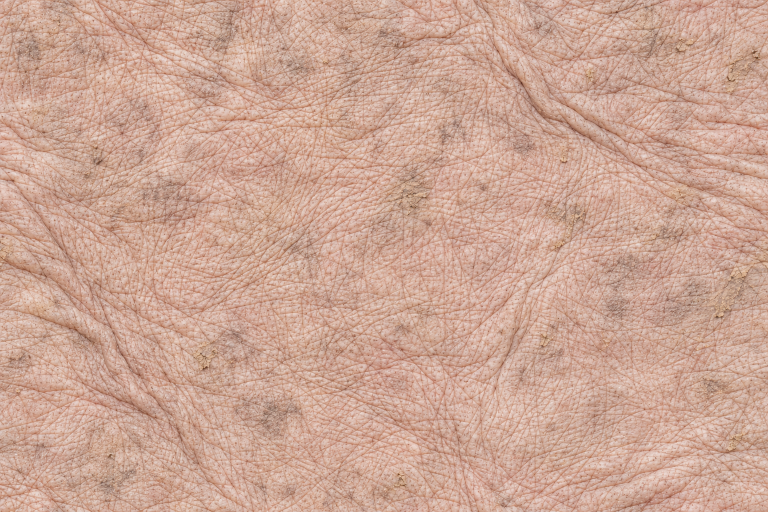
#> input picture assets-src/eye/drinker/hide-take1.png, 1536 x 1024 px, found by its file name (shown at 1/2 size)
$ python build_hide.py
#> lines starting #> are read from the running program, lines starting #| are printed output that depends on the picture
# The hide sheet of the drinkers: a square of the generated picture made to repeat, its colour, and its relief taken from its own light and dark.
# Run from the repo root: python assets-src/eye/drinker/build_hide.py
import numpy as np
from PIL import Image
from scipy import ndimage

src = np.asarray(Image.open('assets-src/eye/drinker/hide-take1.png').convert('RGB')).astype(np.float32) / 255
N = 1024
a = src[:N, 200:200 + N]
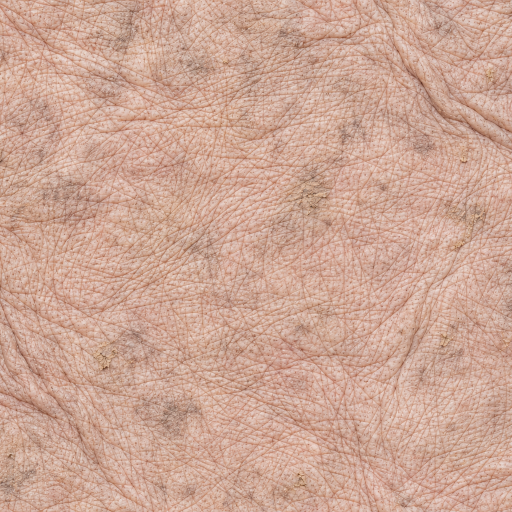
#> a: shape (1024, 1024, 3) float32 (shown at 1/2 size); mean R, G, B 0.802, 0.653, 0.587
# The broad shading of the photograph is taken out, so no tile shows as a tile.
low = ndimage.gaussian_filter(a, (90, 90, 0), mode='reflect')
a = a - low + low.mean(axis=(0, 1))
# It repeats: the picture and itself moved by half, each strongest where the other has its seam.
u = np.abs(np.linspace(-1, 1, N, endpoint=False))
w = np.clip((np.maximum(u[:, None], u[None, :]) - 0.45) / 0.4, 0, 1)
w = (w * w * (3 - 2 * w))[..., None]
b = np.roll(a, (N // 2, N // 2), axis=(0, 1))
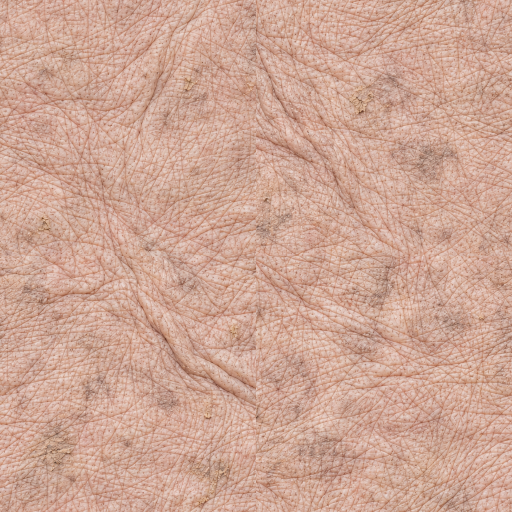
#> b: shape (1024, 1024, 3) float32 (shown at 1/2 size); mean R, G, B 0.809, 0.653, 0.588
mean = a.mean(axis=(0, 1))
#> mean = [0.809, 0.653, 0.588]
out = mean + ((a - mean) * (1 - w) + (b - mean) * w) / np.sqrt((1 - w) ** 2 + w ** 2)
out = np.clip(out, 0, 1)
# The relief: creases are dark in an evenly lit picture of skin. It rides in the fourth channel of the one sheet.
lum = out @ np.array([0.3, 0.5, 0.2], dtype=np.float32)
pad = np.pad(lum, N // 4, mode='wrap')
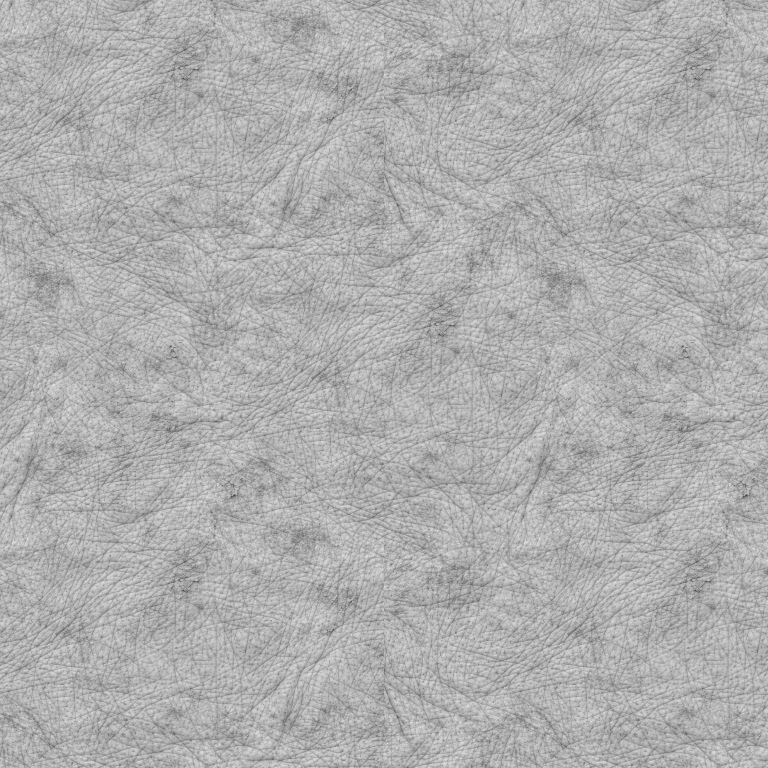
#> pad: shape (1536, 1536) float64 (shown at 1/2 size); min 0.229, max 0.922, mean 0.687
high = (pad - ndimage.gaussian_filter(pad, 10))[N // 4:-N // 4, N // 4:-N // 4]
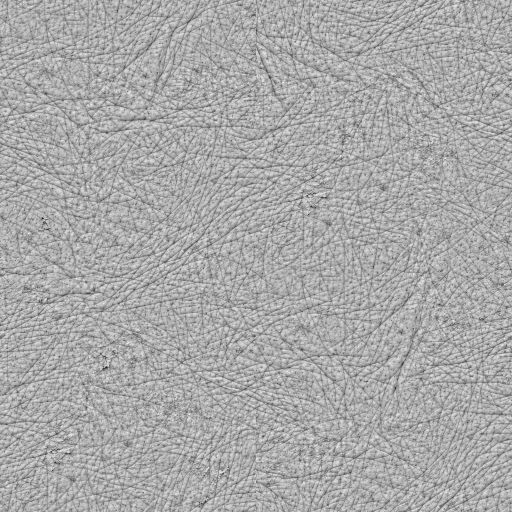
#> high: shape (1024, 1024) float64 (shown at 1/2 size); min -0.428, max 0.216, mean 2.64e-17; drawn with min black and max white
h = np.clip(0.5 + high / (6 * high.std()), 0, 1)
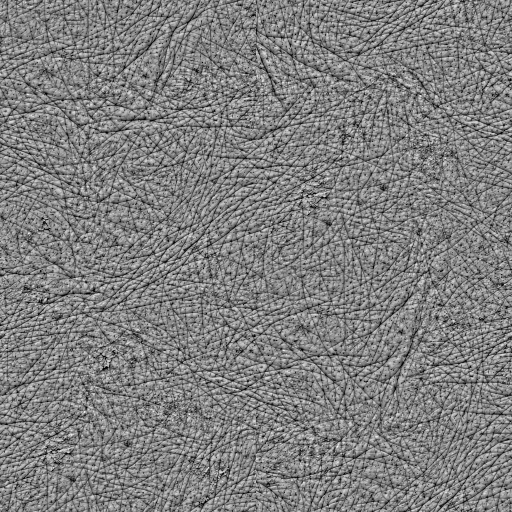
#> h: shape (1024, 1024) float64 (shown at 1/2 size); min 0, max 1, mean 0.5
rgba = np.concatenate([out, h[..., None]], axis=2)
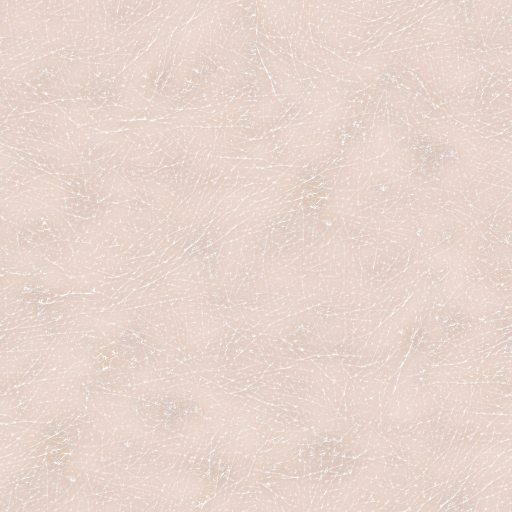
#> rgba: shape (1024, 1024, 4) float64 (shown at 1/2 size); mean R, G, B, A 0.809, 0.653, 0.588, 0.5; transparent parts drawn white
Image.fromarray((rgba * 255 + 0.5).astype(np.uint8), 'RGBA').save('public/assets/eye/drinker/hide.png', optimize=True)
t = np.tile((out * 255).astype(np.uint8), (2, 2, 1))
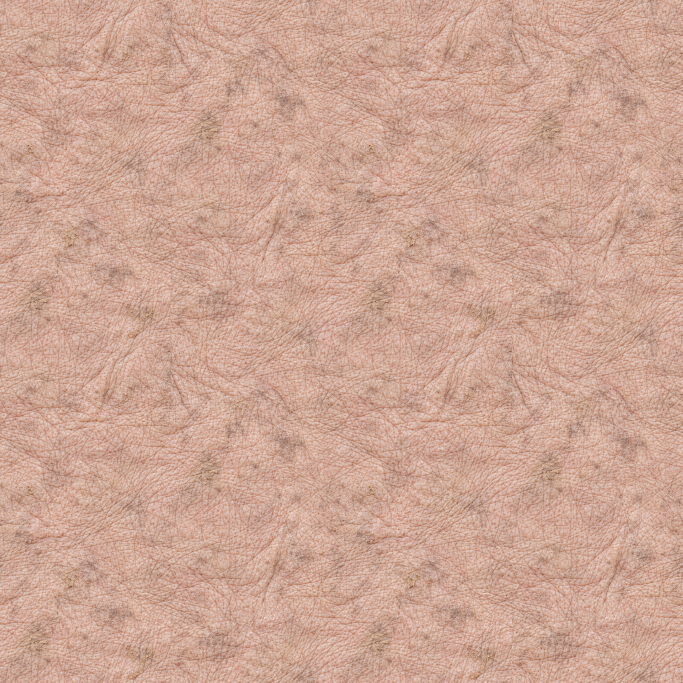
#> t: shape (2048, 2048, 3) (shown at 1/3 size); mean R, G, B 205.8, 166.1, 149.4
Image.fromarray(t).resize((1024, 1024)).save('out/work/body/hide-tiled.jpg')

$ run again, with assets-src/eye/drinker/hide-broad-take1.png copied over assets-src/eye/drinker/hide-take1.png
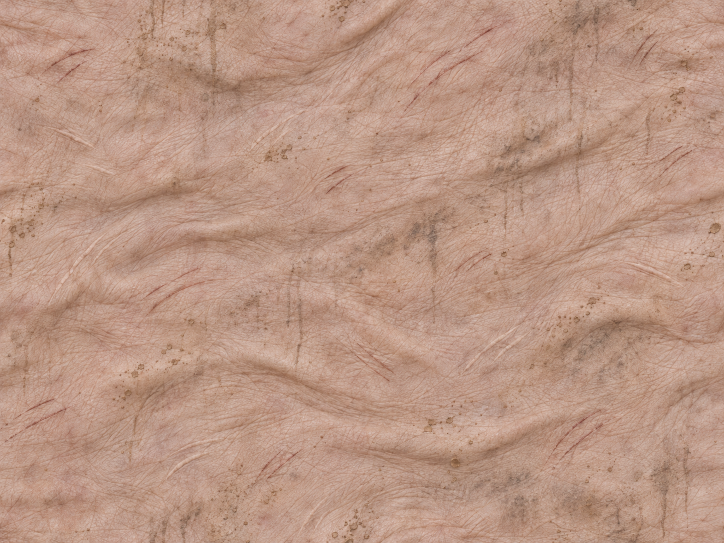
#> input picture assets-src/eye/drinker/hide-broad-take1.png, 1448 x 1086 px, found by its file name (shown at 1/2 size)
#> `b = np.roll(a, (N // 2, N // 2), axis=(0, 1))`:
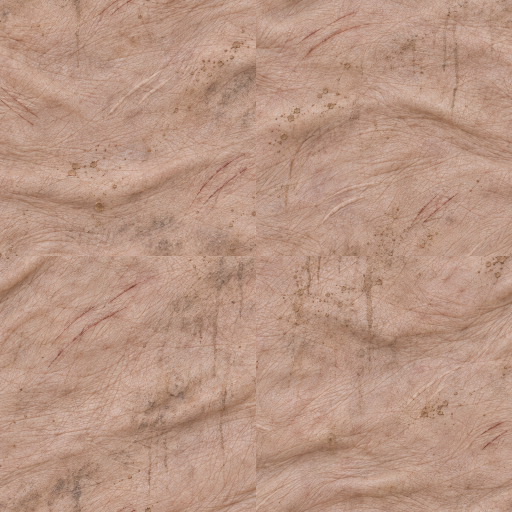
#> b: shape (1024, 1024, 3) float32 (shown at 1/2 size); mean R, G, B 0.731, 0.59, 0.519
#> mean = [0.731, 0.59, 0.519]
#> `t = np.tile((out * 255).astype(np.uint8), (2, 2, 1))`:
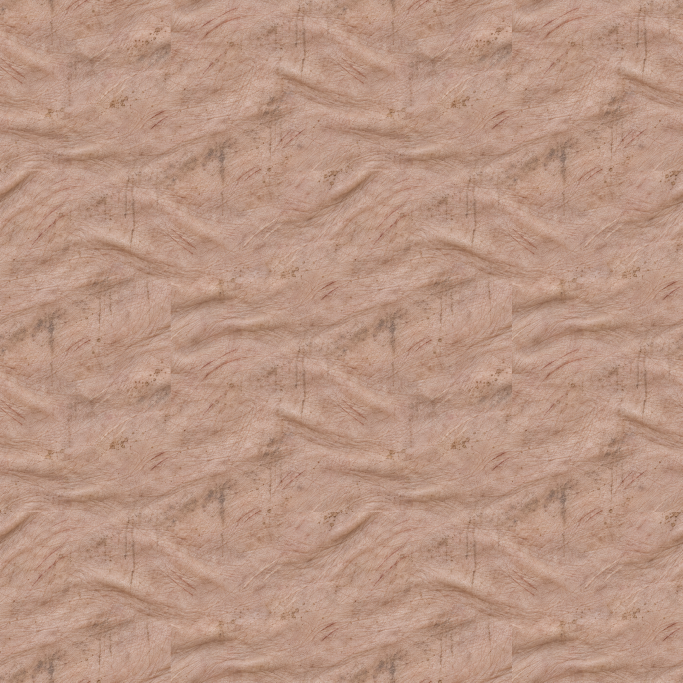
#> t: shape (2048, 2048, 3) (shown at 1/3 size); mean R, G, B 185.9, 150.1, 132.1
